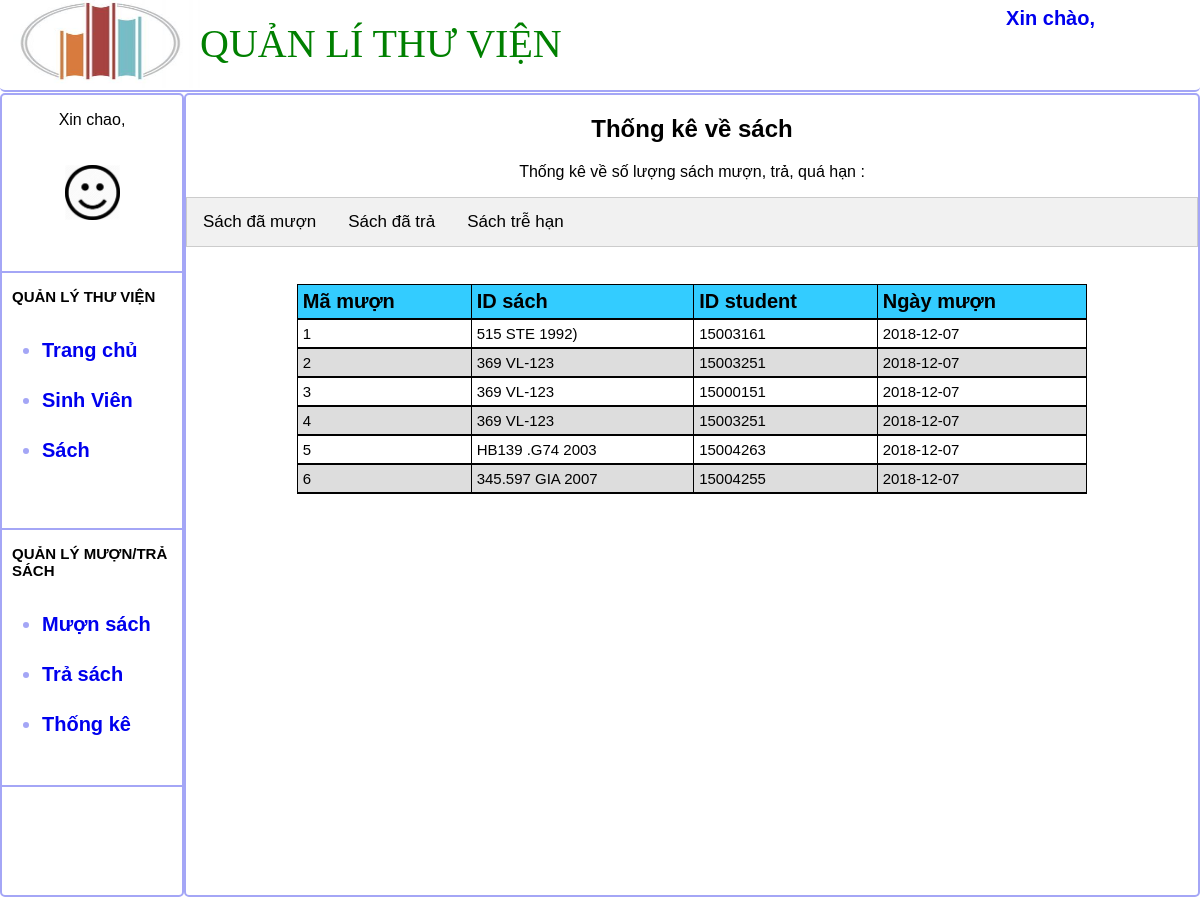
/thongke.php, run on the app's committed database.
### tables this page shows
CREATE TABLE `borrowing` (
  `idBorrow` int(11) NOT NULL,
  `idStudent` int(8) NOT NULL,
  `idBook` varchar(18) NOT NULL,
  `borrowDate` date NOT NULL,
  `dueDate` date NOT NULL,
  `returnDate` date DEFAULT NULL,
  `punish` int(8) DEFAULT NULL
);

### thongke.php (the view, shortened to what this page needs)
<?php
$connect = mysqli_connect("localhost", "root", "", "libdb") or die('khong the ket noi');
mysqli_set_charset($connect,'UTF8');
$result = mysqli_query($connect, "SELECT borrowing.idBorrow, borrowing.idBook, idStudent, borrowDate FROM borrowing");
?>
<!DOCTYPE html>
<html>
<head>
	<link rel="stylesheet" type="text/css" href="css/index.css">
	<link rel="stylesheet" type="text/css" href="css/return.css">
	<link rel="stylesheet" type="text/css" href="css/thongke.css">
</head>
<body>
	<div>
		<?php include("header.inc") ?>
		<div id="mainpage">
			<h2>Thống kê về sách </h2>
			<p> Thống kê về số lượng sách mượn, trả, quá hạn : </p>
			<div class="tab">
				<button class="tablinks" onclick="openCity(event, 'Tab1')">Sách đã mượn</button>
				<button class="tablinks" onclick="openCity(event, 'Tab2')">Sách đã trả</button>
				<button class="tablinks" onclick="openCity(event, 'Tab3')">Sách trễ hạn</button>
			</div>
			<div id="Tab1" class="tabcontent">
				<table id="basictable1" class="table">
					<thead>
						<tr>
							<th> Mã mượn</th>
							<th> ID sách  </th>
							<th> ID student </th>
							<th> Ngày mượn </th>
						</tr>
					</thead>
					<tbody>
						<?php
						while($row = mysqli_fetch_assoc($result)):
							?>
							<tr>
								<td>  <?php echo $row['idBorrow']; ?> </td>
								<td><?php echo $row['idBook'] ?></td>
								<td>  <?php echo $row['idStudent']; ?> </td>
								<td>  <?php echo $row['borrowDate'] ?></td>
							</tr>
						<?php endwhile; ?>
					</tbody>
				</table>
			</div>
			</div>
		</div>
	</body>
	</html>

### css/index.css (style rules this page uses)
body { margin: 0; font-family: Arial; }
#mainpage { position: relative; background-color: white; border: solid #A4A6F6 2px; width: calc(85% - 8px); height: 800px; float: left; border-radius: 5px; }

### css/return.css (style rules this page uses)
table { width: 80%; font-size: 40px; border-collapse: collapse; color: black; font-size: 15px; text-align: left; border: 1px solid black; margin: 1px auto; position: relative; top: 30px; overflow: auto; border-bottom: black; }
th ,td { border: 1px solid black; padding: 5px; border-bottom: 2px solid ; border-top: 1px solid #dee2e6; }
th { border-top: 1px black solid; background-color: #33ccff; color: black; font-size: 20px; }
tr:nth-child(even) { background-color: #dddddd }

### css/thongke.css (style rules this page uses)
body { font-family: Arial; }
.tab { overflow: hidden; border: 1px solid #ccc; background-color: #f1f1f1; }
.tab button { background-color: inherit; float: left; border: none; outline: none; cursor: pointer; padding: 14px 16px; transition: 0.3s; font-size: 17px; }
.tabcontent { display: none; padding: 6px 12px; border-top: none; }
h2 { text-align: center; }
#mainpage p { text-align: center; }
#Tab1 { display: block; }

### data on the page
borrowing: idBorrow "1", idBook "515 STE 1992)", idStudent "15003161", borrowDate "2018-12-07"
borrowing: idBorrow "2", idBook "369 VL-123", idStudent "15003251", borrowDate "2018-12-07"
borrowing: idBorrow "3", idBook "369 VL-123", idStudent "15000151", borrowDate "2018-12-07"
borrowing: idBorrow "4", idBook "369 VL-123", idStudent "15003251", borrowDate "2018-12-07"
borrowing: idBorrow "5", idBook "HB139 .G74 2003", idStudent "15004263", borrowDate "2018-12-07"
borrowing: idBorrow "6", idBook "345.597 GIA 2007", idStudent "15004255", borrowDate "2018-12-07"
